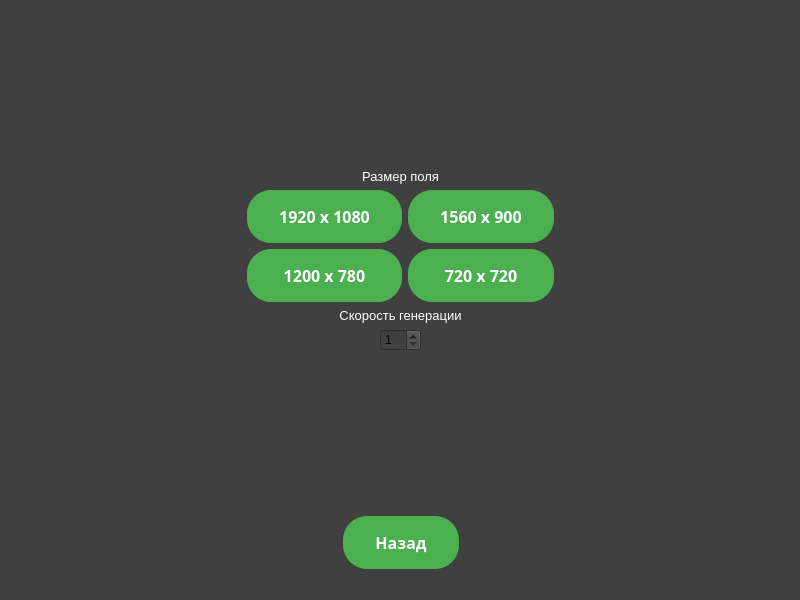
<?xml version="1.0" encoding="UTF-8"?>
<ui version="4.0">
 <class>Setings</class>
 <widget class="QMainWindow" name="Setings">
  <property name="geometry">
   <rect>
    <x>0</x>
    <y>0</y>
    <width>800</width>
    <height>600</height>
   </rect>
  </property>
  <property name="windowTitle">
   <string>MainWindow</string>
  </property>
  <property name="styleSheet">
   <string notr="true">background-color: #404040</string>
  </property>
  <widget class="QWidget" name="centralwidget">
   <layout class="QGridLayout" name="gridLayout">
    <item row="6" column="3">
     <spacer name="horizontalSpacer_3">
      <property name="orientation">
       <enum>Qt::Horizontal</enum>
      </property>
      <property name="sizeHint" stdset="0">
       <size>
        <width>40</width>
        <height>20</height>
       </size>
      </property>
     </spacer>
    </item>
    <item row="0" column="1">
     <spacer name="verticalSpacer_3">
      <property name="orientation">
       <enum>Qt::Vertical</enum>
      </property>
      <property name="sizeHint" stdset="0">
       <size>
        <width>20</width>
        <height>40</height>
       </size>
      </property>
     </spacer>
    </item>
    <item row="10" column="1">
     <spacer name="verticalSpacer_2">
      <property name="orientation">
       <enum>Qt::Vertical</enum>
      </property>
      <property name="sizeHint" stdset="0">
       <size>
        <width>20</width>
        <height>40</height>
       </size>
      </property>
     </spacer>
    </item>
    <item row="6" column="1">
     <layout class="QGridLayout" name="gridLayout_2">
      <property name="sizeConstraint">
       <enum>QLayout::SetMaximumSize</enum>
      </property>
      <item row="0" column="0">
       <spacer name="horizontalSpacer_5">
        <property name="orientation">
         <enum>Qt::Horizontal</enum>
        </property>
        <property name="sizeHint" stdset="0">
         <size>
          <width>40</width>
          <height>20</height>
         </size>
        </property>
       </spacer>
      </item>
      <item row="1" column="1">
       <widget class="QPushButton" name="pushButton_2">
        <property name="sizePolicy">
         <sizepolicy hsizetype="Minimum" vsizetype="Fixed">
          <horstretch>0</horstretch>
          <verstretch>0</verstretch>
         </sizepolicy>
        </property>
        <property name="font">
         <font>
          <family>Arial Black</family>
          <pointsize>-1</pointsize>
          <weight>75</weight>
          <bold>true</bold>
          <underline>false</underline>
          <strikeout>false</strikeout>
         </font>
        </property>
        <property name="styleSheet">
         <string notr="true">QPushButton{
background-color: #4CAF50; /* Green */
    border: none;
    color: white;
    padding: 15px 32px;
    text-align: center;
    text-decoration: none;
    display: inline-block;
    font-size: 16px;
    border-radius: 24px;
}
QPushButton:hover{
color: white;
background-color:#5fb962;
}

QPushButton:pressed{
color:#2f6a31;
}</string>
        </property>
        <property name="text">
         <string>1200 x 780</string>
        </property>
       </widget>
      </item>
      <item row="0" column="1">
       <widget class="QPushButton" name="pushButton">
        <property name="sizePolicy">
         <sizepolicy hsizetype="Fixed" vsizetype="Fixed">
          <horstretch>0</horstretch>
          <verstretch>0</verstretch>
         </sizepolicy>
        </property>
        <property name="font">
         <font>
          <family>Arial Black</family>
          <pointsize>-1</pointsize>
          <weight>75</weight>
          <bold>true</bold>
          <underline>false</underline>
          <strikeout>false</strikeout>
         </font>
        </property>
        <property name="styleSheet">
         <string notr="true">QPushButton{
background-color: #4CAF50; /* Green */
    border: none;
    color: white;
    padding: 15px 32px;
    text-align: center;
    text-decoration: none;
    display: inline-block;
    font-size: 16px;
    border-radius: 24px;
}
QPushButton:hover{
color: white;
background-color:#5fb962;
}

QPushButton:pressed{
color:#2f6a31;
}</string>
        </property>
        <property name="text">
         <string>1920 x 1080</string>
        </property>
       </widget>
      </item>
      <item row="1" column="3">
       <spacer name="horizontalSpacer_8">
        <property name="orientation">
         <enum>Qt::Horizontal</enum>
        </property>
        <property name="sizeHint" stdset="0">
         <size>
          <width>40</width>
          <height>20</height>
         </size>
        </property>
       </spacer>
      </item>
      <item row="1" column="2">
       <widget class="QPushButton" name="pushButton_4">
        <property name="sizePolicy">
         <sizepolicy hsizetype="Minimum" vsizetype="Fixed">
          <horstretch>0</horstretch>
          <verstretch>0</verstretch>
         </sizepolicy>
        </property>
        <property name="font">
         <font>
          <family>Arial Black</family>
          <pointsize>-1</pointsize>
          <weight>75</weight>
          <bold>true</bold>
          <underline>false</underline>
          <strikeout>false</strikeout>
         </font>
        </property>
        <property name="styleSheet">
         <string notr="true">QPushButton{
background-color: #4CAF50; /* Green */
    border: none;
    color: white;
    padding: 15px 32px;
    text-align: center;
    text-decoration: none;
    display: inline-block;
    font-size: 16px;
    border-radius: 24px;
}
QPushButton:hover{
color: white;
background-color:#5fb962;
}

QPushButton:pressed{
color:#2f6a31;
}</string>
        </property>
        <property name="text">
         <string>720 x 720</string>
        </property>
       </widget>
      </item>
      <item row="0" column="2">
       <widget class="QPushButton" name="pushButton_3">
        <property name="sizePolicy">
         <sizepolicy hsizetype="Fixed" vsizetype="Fixed">
          <horstretch>0</horstretch>
          <verstretch>0</verstretch>
         </sizepolicy>
        </property>
        <property name="font">
         <font>
          <family>Arial Black</family>
          <pointsize>-1</pointsize>
          <weight>75</weight>
          <bold>true</bold>
          <underline>false</underline>
          <strikeout>false</strikeout>
         </font>
        </property>
        <property name="styleSheet">
         <string notr="true">QPushButton{
background-color: #4CAF50; /* Green */
    border: none;
    color: white;
    padding: 15px 32px;
    text-align: center;
    text-decoration: none;
    display: inline-block;
    font-size: 16px;
    border-radius: 24px;
}
QPushButton:hover{
color: white;
background-color:#5fb962;
}

QPushButton:pressed{
color:#2f6a31;
}</string>
        </property>
        <property name="text">
         <string>1560 x 900</string>
        </property>
       </widget>
      </item>
      <item row="1" column="0">
       <spacer name="horizontalSpacer_6">
        <property name="orientation">
         <enum>Qt::Horizontal</enum>
        </property>
        <property name="sizeHint" stdset="0">
         <size>
          <width>40</width>
          <height>20</height>
         </size>
        </property>
       </spacer>
      </item>
      <item row="0" column="3">
       <spacer name="horizontalSpacer_7">
        <property name="orientation">
         <enum>Qt::Horizontal</enum>
        </property>
        <property name="sizeHint" stdset="0">
         <size>
          <width>40</width>
          <height>20</height>
         </size>
        </property>
       </spacer>
      </item>
     </layout>
    </item>
    <item row="1" column="1">
     <widget class="QLabel" name="label">
      <property name="font">
       <font>
        <family>Arial</family>
        <pointsize>10</pointsize>
        <weight>50</weight>
        <bold>false</bold>
       </font>
      </property>
      <property name="whatsThis">
       <string>&lt;html&gt;&lt;head/&gt;&lt;body&gt;&lt;p align=&quot;center&quot;&gt;&lt;br/&gt;&lt;/p&gt;&lt;/body&gt;&lt;/html&gt;</string>
      </property>
      <property name="styleSheet">
       <string notr="true">color: white;</string>
      </property>
      <property name="text">
       <string>&lt;html&gt;&lt;head/&gt;&lt;body&gt;&lt;p align=&quot;center&quot;&gt;Размер поля&lt;/p&gt;&lt;/body&gt;&lt;/html&gt;</string>
      </property>
     </widget>
    </item>
    <item row="6" column="0">
     <spacer name="horizontalSpacer_2">
      <property name="orientation">
       <enum>Qt::Horizontal</enum>
      </property>
      <property name="sizeHint" stdset="0">
       <size>
        <width>40</width>
        <height>20</height>
       </size>
      </property>
     </spacer>
    </item>
    <item row="7" column="1">
     <widget class="QLabel" name="label_2">
      <property name="font">
       <font>
        <family>Arial</family>
        <pointsize>10</pointsize>
        <weight>50</weight>
        <bold>false</bold>
       </font>
      </property>
      <property name="whatsThis">
       <string>&lt;html&gt;&lt;head/&gt;&lt;body&gt;&lt;p align=&quot;center&quot;&gt;&lt;br/&gt;&lt;/p&gt;&lt;/body&gt;&lt;/html&gt;</string>
      </property>
      <property name="styleSheet">
       <string notr="true">color: white;</string>
      </property>
      <property name="text">
       <string>&lt;html&gt;&lt;head/&gt;&lt;body&gt;&lt;p align=&quot;center&quot;&gt;Скорость генерации&lt;/p&gt;&lt;/body&gt;&lt;/html&gt;</string>
      </property>
     </widget>
    </item>
    <item row="11" column="1">
     <layout class="QGridLayout" name="gridLayout_3">
      <item row="0" column="1">
       <widget class="QPushButton" name="btn_back">
        <property name="sizePolicy">
         <sizepolicy hsizetype="Fixed" vsizetype="Fixed">
          <horstretch>0</horstretch>
          <verstretch>0</verstretch>
         </sizepolicy>
        </property>
        <property name="font">
         <font>
          <family>Arial Black</family>
          <pointsize>-1</pointsize>
          <weight>75</weight>
          <bold>true</bold>
          <underline>false</underline>
          <strikeout>false</strikeout>
         </font>
        </property>
        <property name="styleSheet">
         <string notr="true">QPushButton{
background-color: #4CAF50; /* Green */
    border: none;
    color: white;
    padding: 15px 32px;
    text-align: center;
    text-decoration: none;
    display: inline-block;
    font-size: 16px;
    border-radius: 24px;
}
QPushButton:hover{
color: white;
background-color:#5fb962;
}

QPushButton:pressed{
color:#2f6a31;
}</string>
        </property>
        <property name="text">
         <string>Назад</string>
        </property>
       </widget>
      </item>
      <item row="0" column="0">
       <spacer name="horizontalSpacer">
        <property name="orientation">
         <enum>Qt::Horizontal</enum>
        </property>
        <property name="sizeHint" stdset="0">
         <size>
          <width>40</width>
          <height>20</height>
         </size>
        </property>
       </spacer>
      </item>
      <item row="0" column="2">
       <spacer name="horizontalSpacer_4">
        <property name="orientation">
         <enum>Qt::Horizontal</enum>
        </property>
        <property name="sizeHint" stdset="0">
         <size>
          <width>40</width>
          <height>20</height>
         </size>
        </property>
       </spacer>
      </item>
     </layout>
    </item>
    <item row="8" column="1">
     <layout class="QGridLayout" name="gridLayout_4">
      <item row="0" column="0">
       <spacer name="horizontalSpacer_9">
        <property name="orientation">
         <enum>Qt::Horizontal</enum>
        </property>
        <property name="sizeHint" stdset="0">
         <size>
          <width>40</width>
          <height>20</height>
         </size>
        </property>
       </spacer>
      </item>
      <item row="0" column="2">
       <spacer name="horizontalSpacer_10">
        <property name="orientation">
         <enum>Qt::Horizontal</enum>
        </property>
        <property name="sizeHint" stdset="0">
         <size>
          <width>40</width>
          <height>20</height>
         </size>
        </property>
       </spacer>
      </item>
      <item row="0" column="1">
       <widget class="QSpinBox" name="spinBox">
        <property name="minimum">
         <number>1</number>
        </property>
        <property name="maximum">
         <number>30</number>
        </property>
       </widget>
      </item>
     </layout>
    </item>
   </layout>
  </widget>
  <widget class="QMenuBar" name="menubar">
   <property name="geometry">
    <rect>
     <x>0</x>
     <y>0</y>
     <width>800</width>
     <height>21</height>
    </rect>
   </property>
  </widget>
  <widget class="QStatusBar" name="statusbar"/>
 </widget>
 <resources/>
 <connections/>
</ui>
